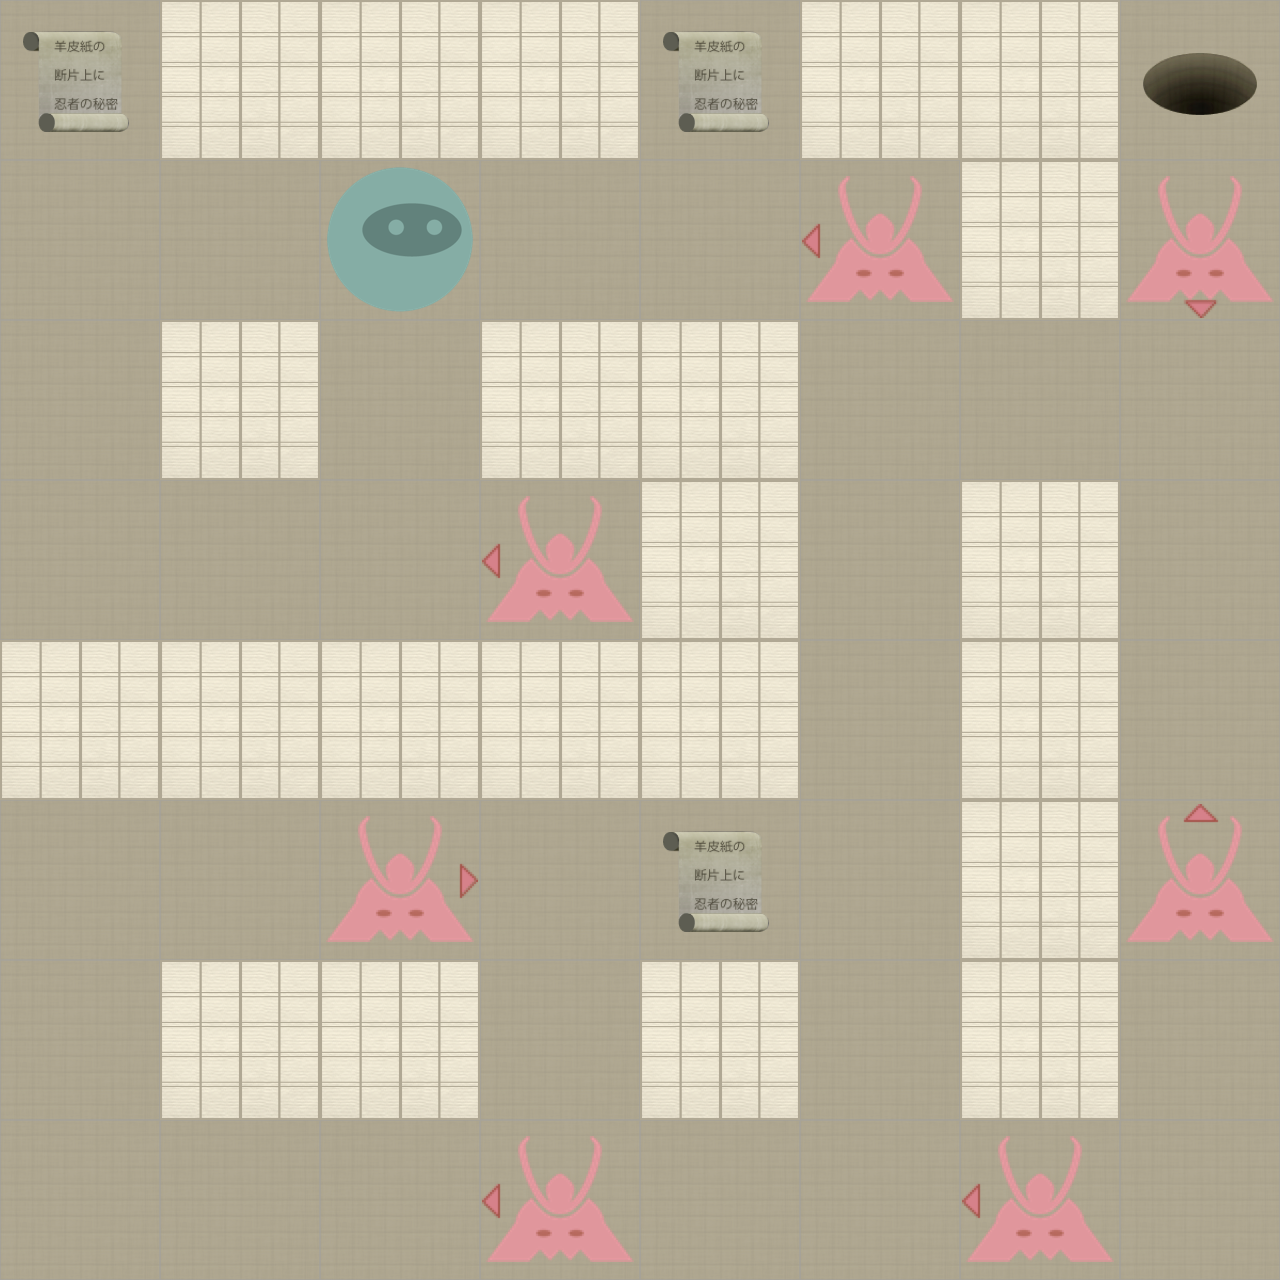

The image is a tile-based game level rendered from a .tmx file. Its description and source (layers, tilesets, objects; grid data summarised) follow:
An orthogonal 8x8 tile map with 160x160 px tiles, 2 tile layers (Level, Actors).

<map version="1.0" orientation="orthogonal" width="8" height="8" tilewidth="160" tileheight="160">
 <properties>
  <property name="moves" value="20" />
 </properties>
 <tileset firstgid="1" name="tiles" tilewidth="160" tileheight="160" spacing="2" margin="2">
  <image source="tiles-ipadhd.png" width="1024" height="1024" />
  <tile id="0">
   <properties>
    <property name="actor" value="exit" />
   </properties>
  </tile>
  <tile id="2">
   <properties>
    <property name="actor" value="guard" />
    <property name="direction" value="down" />
   </properties>
  </tile>
  <tile id="3">
   <properties>
    <property name="actor" value="guard" />
    <property name="direction" value="left" />
   </properties>
  </tile>
  <tile id="4">
   <properties>
    <property name="actor" value="guard" />
    <property name="direction" value="right" />
   </properties>
  </tile>
  <tile id="5">
   <properties>
    <property name="actor" value="guard" />
    <property name="direction" value="up" />
   </properties>
  </tile>
  <tile id="7">
   <properties>
    <property name="actor" value="player" />
   </properties>
  </tile>
  <tile id="8">
   <properties>
    <property name="actor" value="scroll" />
   </properties>
  </tile>
  <tile id="9">
   <properties>
    <property name="wall" value="1" />
   </properties>
  </tile>
 </tileset>
 <layer name="Level" width="8" height="8">
  <data>[64 cells, 64 non-empty, 2 distinct tile ids]</data>
 </layer>
 <layer name="Actors" width="8" height="8">
  <data>[64 cells, 12 non-empty, 7 distinct tile ids]</data>
 </layer>
</map>
